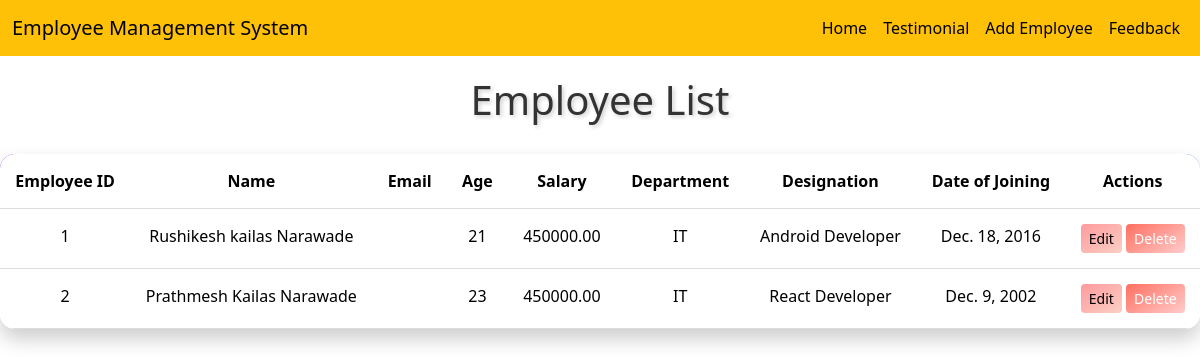
The app's page /emp/emphome/, older data.
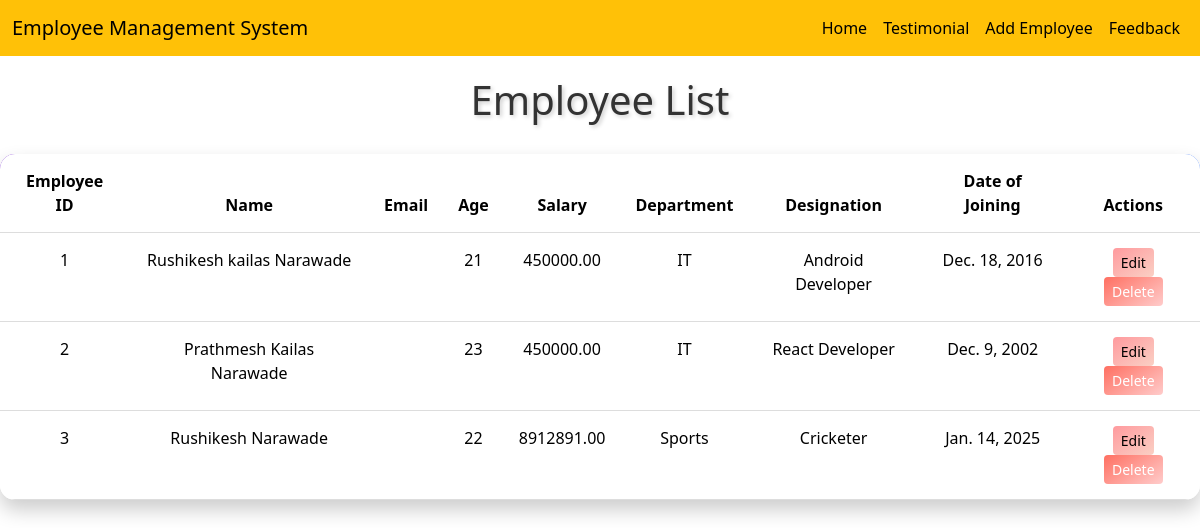
The same page, newer data.
### emp/models.py (models this page shows, shortened)
class Emp(models.Model):
    name = models.CharField(max_length=100)
    mail= models.EmailField(max_length=100)
    designation = models.CharField(max_length=100)
    age = models.IntegerField()
    address = models.TextField()
    salary = models.DecimalField(max_digits=10, decimal_places=2)
    department = models.CharField(max_length=100)
    date_of_joining = models.DateField()

### emp/views.py (the view)
# urls.py: path('emphome/',views.emp_home),
def emp_home(request):
    emp=Emp.objects.all()
    return render(request,'emp/index.html',{'emp':emp})

### templates/emp/index.html (shortened to what this page needs)
<!doctype html>
<html lang="en">
  <head>
    <link href="https://cdn.jsdelivr.net/npm/bootstrap@5.3.3/dist/css/bootstrap.min.css" rel="stylesheet">
  </head>
  <body>
    {% include 'emp/navbar.html' %}
    <h1>Employee List</h1>
    <table class="table">
      <thead>
        <tr>
          <th scope="col">Employee ID</th>
          <th>Name</th>
          <th>Email</th>
          <th>Age</th>
          <th>Salary</th>
          <th>Department</th>
          <th>Designation</th>
          <th>Date of Joining</th>
          <th>Actions</th>
        </tr>
      </thead>
      <tbody>
        {% for employee in emp %}
        <tr>
          <td>{{ forloop.counter}}</td>
          <td>{{ employee.name }}</td>
          <td>{{ employee.email }}</td>
          <td>{{ employee.age }}</td>
          <td>{{ employee.salary }}</td>
          <td>{{ employee.department }}</td>
          <td>{{ employee.designation }}</td>
          <td>{{ employee.date_of_joining }}</td>
          <td>
            <a href="/emp/update-emp/{{ employee.id }}" class="btn btn-warning btn-sm">Edit</a>
            <a href="/emp/delete-emp/{{ employee.id }}" class="btn btn-danger btn-sm">Delete</a>
          </td>
        </tr>
        {% endfor %}
      </tbody>
    </table>
  </body>
</html>

Row changes from the older to the newer data that the page shows:
added Emp: name "Rushikesh Narawade", age "22", salary "8912891.00", department "Sports", designation "Cricketer", date_of_joining "Jan. 14, 2025"
